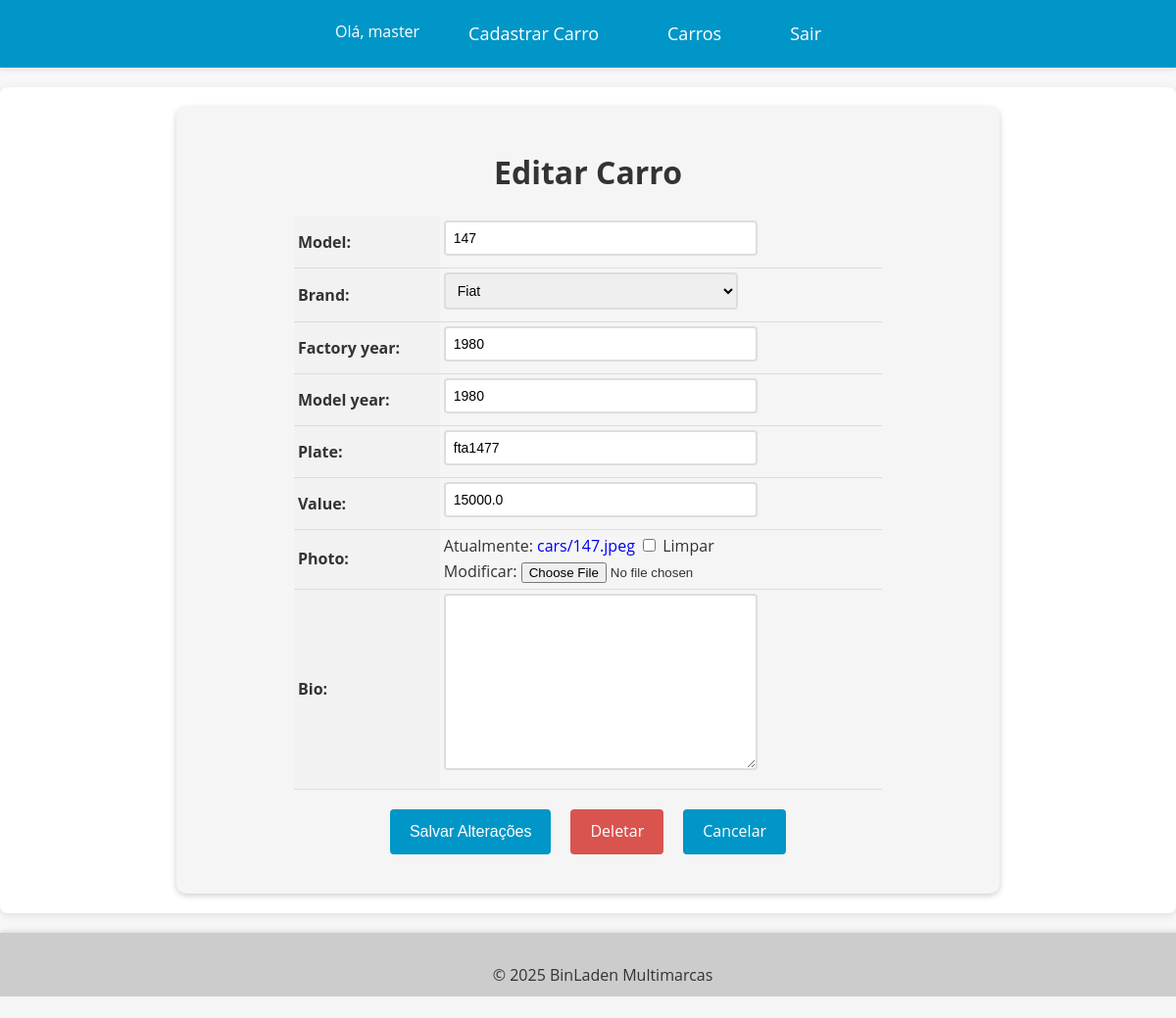
/car/11/update/ (signed in), run on the app's committed database.
### cars/models.py (models this page shows, shortened)
class Car(models.Model):
    id = models.AutoField(primary_key=True)
    model = models.CharField(max_length=200)
    brand = models.ForeignKey(Brand, on_delete=models.PROTECT, related_name='car_brand')
    factory_year = models.IntegerField(blank=True, null=True)
    model_year = models.IntegerField(blank=True, null=True)
    plate = models.CharField(max_length=100, blank=True, null=True)
    value = models.FloatField(blank=True, null=True)
    photo = models.ImageField(upload_to='cars/', blank=True, null=True)
    bio = models.TextField(blank=True, null=True)

class Brand(models.Model):
    id = models.AutoField(primary_key=True)
    name = models.CharField(max_length=200)
    def __str__(self):
        return self.name

### cars/views.py (the view, shortened to what this page needs)
# urls.py: path('car/<int:pk>/update/', CarUpdateView.as_view(), name='car_update'),
@method_decorator(login_required(login_url='login'), name='dispatch')
class CarUpdateView(UpdateView):
    model = Car
    form_class = CarModelForm
    template_name = 'car_update.html'

### cars/forms.py (shortened to what this page needs)
class CarModelForm(forms.ModelForm):
    class Meta:
        model = Car
        fields = '__all__'

### cars/templates/car_update.html (shortened to what this page needs)
{% extends "base.html" %}
{% block content %}
  <form method="post" enctype="multipart/form-data">
    <h1>Editar Carro</h1>
    <table>
      {{ form.as_table }}
    </table>
    <div>
      <div class="buttons-container">
        <input type="submit" value="Salvar Alterações" class="btn btn-primary">
        <a href="{% url 'car_delete' pk=object.pk %}" class="btn btn-danger">Deletar</a>
        <a href="{% url 'cars_list' %}" class="btn btn-secondary">Cancelar</a>
      </div>
    </div>
  </form>
{% endblock %}

### app/templates/base.html (shortened to what this page needs)
<!DOCTYPE html>
<html lang="en">
<head>
</head>
<body>
  <header>
    <nav>
      <ul>
        {% if user.is_authenticated %}
          <li>Olá, {{ user.username }}</li>
          <li><a href="{% url 'new_car' %}">Cadastrar Carro</a></li>
          <li><a href="{% url 'cars_list' %}">Carros</a></li>
          <li><a href="{% url 'logout' %}">Sair</a></li>
        {% endif %}
      </ul>
    </nav>
  </header>
  <main>
    {% block content %}
    {% endblock %}
  </main>
  <footer>
    <p>&copy; 2025 BinLaden Multimarcas</p>
  </footer>
</body>
</html>

### app/templates/base.html (style rules this page uses)
body { font-family: 'Open Sans', sans-serif; background-color: #f7f7f7; color: #333; margin: 0; padding: 0; line-height: 1.6; }
header { background-color: #0096c7; color: #fff; text-align: center; padding: 20px 0; box-shadow: 0 2px 5px rgba(0, 0, 0, 0.1); }
nav { display: flex; justify-content: center; align-items: center; }
nav ul { list-style: none; margin: 0; padding: 0; display: flex; }
nav ul li { margin: 0 15px; }
nav ul li a { color: #fff; text-decoration: none; font-size: 18px; padding: 10px 20px; border-radius: 5px; transition: background-color 0.3s ease, transform 0.2s ease; }
main { max-width: 1200px; margin: 20px auto; padding: 20px; background-color: #fff; border-radius: 8px; box-shadow: 0 2px 10px rgba(0, 0, 0, 0.1); }
footer { background-color: #ccc; color: #333; padding: 15px; text-align: center; position: relative; bottom: 0; width: 100%; box-shadow: 0 -2px 5px rgba(0, 0, 0, 0.1); }

### cars/templates/car_update.html (style rules this page uses)
form { max-width: 800px; margin: 0 auto; padding: 20px; background-color: #f5f5f5; border-radius: 10px; box-shadow: 0 2px 6px rgba(0, 0, 0, 0.2); }
form h1 { font-size: 2rem; margin-bottom: 20px; text-align: center; }
table { margin: 0 auto; border-collapse: collapse; width: 100%; max-width: 600px; }
th, td { padding: 4px; text-align: left; border-bottom: 1px solid #ddd; }
th { background-color: #f2f2f2; }
input[type="text"], input[type="number"], select, textarea { padding: 8px; font-size: 14px; border: 2px solid #ddd; border-radius: 4px; width: 100%; max-width: 300px; margin-bottom: 8px; transition: border-bottom-color 0.3s ease-in-out; }
.btn { background-color: #0096c7; color: #fff; border: none; padding: 10px 20px; font-size: 16px; border-radius: 4px; cursor: pointer; transition: background-color 0.3s ease-in-out; }
.buttons-container { display: flex; justify-content: center; margin-top: 20px; margin-bottom: 20px; }
.btn { display: inline-block; background-color: #0096c7; color: #fff; border: none; padding: 10px 20px; font-size: 16px; border-radius: 4px; cursor: pointer; transition: background-color 0.3s ease-in-out; margin: 0 10px; }
.btn-danger { background-color: #d9534f; text-decoration: none !important; }
a { text-decoration: none !important; }

### data on the page
Car: model "147", brand "Fiat", factory_year "1980", model_year "1980", plate "fta1477", value "15000.0"

### other printed values
{{ user.username }} "master"
